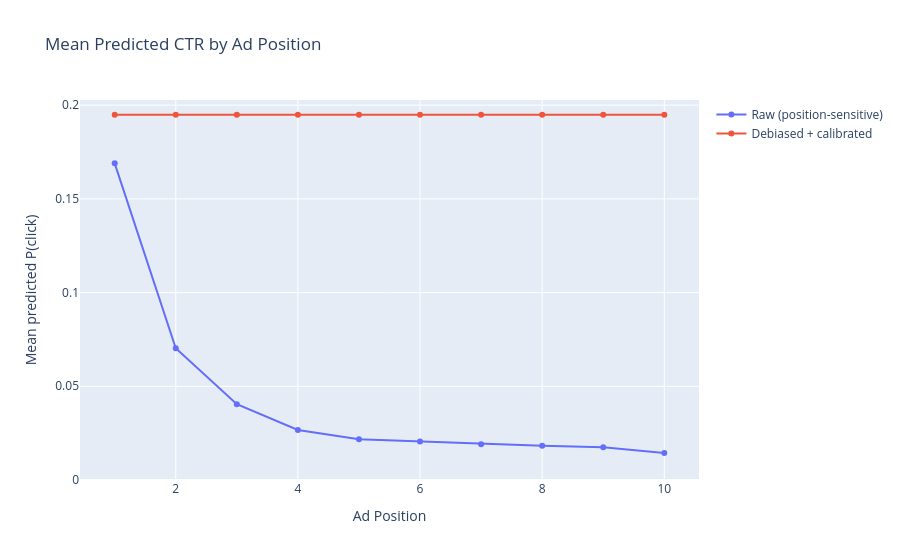

Notebook source saved alongside this figure:
### Code cell
fig = go.Figure()
fig.add_trace(go.Scatter(
    x=positions, y=raw_preds_per_pos,
    mode="lines+markers", name="Raw (position-sensitive)",
))
fig.add_trace(go.Scatter(
    x=positions, y=debiased_preds_per_pos,
    mode="lines+markers", name="Debiased + calibrated",
))
fig.update_layout(
    title="Mean Predicted CTR by Ad Position",
    xaxis_title="Ad Position",
    yaxis_title="Mean predicted P(click)",
    yaxis_range=[0, max(raw_preds_per_pos.max(), 0.15) * 1.2],
)
fig.show()

### Figure 1 — Plotly figure (JSON) as saved in the notebook; plotly's stock layout.template omitted (floating-point values rounded to 4 significant figures)
{"data": [{"mode": "lines+markers", "name": "Raw (position-sensitive)", "type": "scatter", "x": [1, 2, 3, 4, 5, 6, 7, 8, 9, 10], "y": [0.169, 0.07026, 0.04045, 0.02672, 0.02171, 0.02059, 0.01908, 0.01827, 0.01749, 0.01441]}, {"mode": "lines+markers", "name": "Debiased + calibrated", "type": "scatter", "x": [1, 2, 3, 4, 5, 6, 7, 8, 9, 10], "y": [0.1948, 0.1948, 0.1948, 0.1948, 0.1948, 0.1948, 0.1948, 0.1948, 0.1948, 0.1948]}], "layout": {"title": {"text": "Mean Predicted CTR by Ad Position"}, "xaxis": {"title": {"text": "Ad Position"}}, "yaxis": {"range": [0, 0.2027], "title": {"text": "Mean predicted P(click)"}}}}
